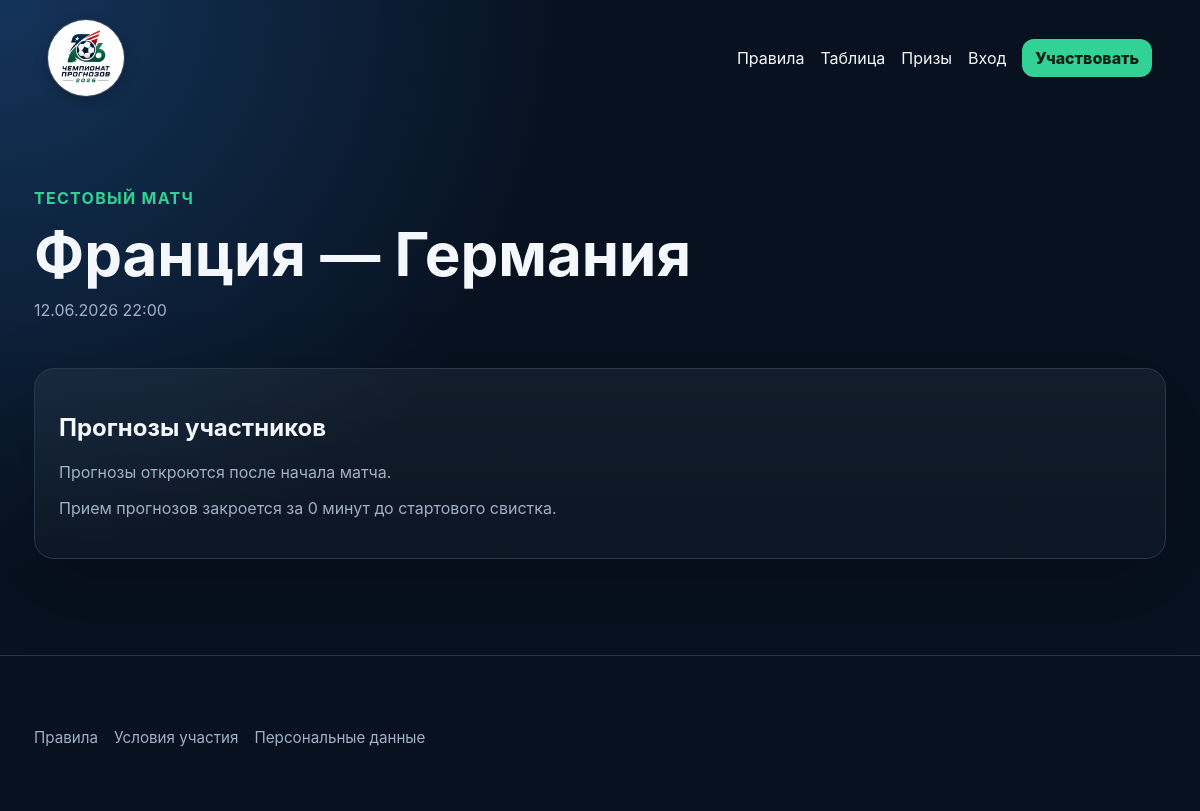
The page /match?id=2 on the database its author committed.
### tables this page shows
CREATE TABLE matches (
    id INT UNSIGNED AUTO_INCREMENT PRIMARY KEY,
    stage VARCHAR(120) NOT NULL,
    home_team_id INT UNSIGNED NOT NULL,
    away_team_id INT UNSIGNED NOT NULL,
    starts_at DATETIME NOT NULL,
    home_score TINYINT UNSIGNED NULL,
    away_score TINYINT UNSIGNED NULL,
    status ENUM('scheduled', 'live', 'finished') NOT NULL DEFAULT 'scheduled',
    created_at DATETIME NOT NULL,
    updated_at DATETIME NOT NULL,
    INDEX matches_starts_at_idx (starts_at),
    CONSTRAINT matches_home_team_fk FOREIGN KEY (home_team_id) REFERENCES teams(id),
    CONSTRAINT matches_away_team_fk FOREIGN KEY (away_team_id) REFERENCES teams(id)
);

CREATE TABLE teams (
    id INT UNSIGNED AUTO_INCREMENT PRIMARY KEY,
    name VARCHAR(120) NOT NULL UNIQUE,
    code VARCHAR(12) NULL UNIQUE,
    created_at DATETIME NOT NULL,
    updated_at DATETIME NOT NULL
);

### app/bootstrap.php (called while the page is built, shortened)
<?php
$config = require dirname(__DIR__) . '/config/config.php';
date_default_timezone_set($config['app']['timezone']);
function config(?string $key = null, $default = null)
{
    global $config;
    $value = $config;
    foreach (explode('.', $key) as $part) {
        if (!is_array($value) || !array_key_exists($part, $value)) {
            return $default;
        }
        $value = $value[$part];
    }
    return $value;
}
function db(): PDO
{
    static $pdo = null;
    if ($pdo instanceof PDO) {
        return $pdo;
    }
    $db = config('db');
    $dsn = sprintf(
        'mysql:host=%s;dbname=%s;charset=%s',
        $db['host'],
        $db['database'],
        $db['charset']
    );
    $pdo = new PDO($dsn, $db['username'], $db['password'], [
        PDO::ATTR_ERRMODE => PDO::ERRMODE_EXCEPTION,
        PDO::ATTR_DEFAULT_FETCH_MODE => PDO::FETCH_ASSOC,
        PDO::ATTR_EMULATE_PREPARES => false,
    ]);
    return $pdo;
}
function h(?string $value): string
{
    return htmlspecialchars((string) $value, ENT_QUOTES | ENT_SUBSTITUTE, 'UTF-8');
}
function view(string $template, array $data = []): void
{
    require dirname(__DIR__) . '/views/partials/layout.php';
}
require __DIR__ . '/domain.php';

### app/domain.php (called while the page is built, shortened)
<?php
function find_match(int $id): ?array
{
    $stmt = db()->prepare(
        "SELECT m.*, ht.name AS home_team, at.name AS away_team
         FROM matches m
         JOIN teams ht ON ht.id = m.home_team_id
         JOIN teams at ON at.id = m.away_team_id
         WHERE m.id = ?
         LIMIT 1"
    );
    $stmt->execute([$id]);
    return $stmt->fetch() ?: null;
}
function match_started(array $match): bool
{
    return time() >= strtotime($match['starts_at']);
}

### views/match.php (the view, shortened to what this page needs)
<section class="page-heading">
    <div>
        <p class="eyebrow"><?= h($match['stage']) ?></p>
        <h1><?= h($match['home_team']) ?> — <?= h($match['away_team']) ?></h1>
        <p class="muted"><?= h(date('d.m.Y H:i', strtotime($match['starts_at']))) ?></p>
    </div>
</section>
<section class="card">
    <h2>Прогнозы участников</h2>
    <?php if (!match_started($match)): ?>
        <p class="muted">Прогнозы откроются после начала матча.</p>
        <p class="muted">Прием прогнозов закроется за <?= (int) config('app.prediction_lock_minutes') ?> минут до стартового свистка.</p>
    <?php elseif (!$predictions): ?>
        <p class="muted">На этот матч пока нет прогнозов.</p>
    <?php endif; ?>
</section>

### public/assets/styles.css (style rules this page uses)
:root { --bg: #07111f; --panel: #111d2d; --panel-soft: #17263a; --text: #f4f7fb; --muted: #9fb0c7; --accent: #32d296; --accent-dark: #1ba673; --danger: #e85d75; --border: #26384f; }
* { box-sizing: border-box; }
body { margin: 0; background: radial-gradient(circle at top left, #14345a 0, var(--bg) 36rem); color: var(--text); font-family: Inter, system-ui, -apple-system, BlinkMacSystemFont, "Segoe UI", sans-serif; }
.hero, .page-heading { align-items: center; display: flex; gap: 2rem; justify-content: space-between; margin: 2rem 0; }
.hero h1, .page-heading h1 { font-size: clamp(2rem, 5vw, 4.5rem); line-height: 1; margin: .25rem 0 1rem; }
.eyebrow { color: var(--accent); font-weight: 700; letter-spacing: .08em; text-transform: uppercase; }
.card { background: linear-gradient(180deg, rgba(255,255,255,.05), rgba(255,255,255,.02)); border: 1px solid var(--border); border-radius: 1.25rem; box-shadow: 0 24px 80px rgba(0,0,0,.24); margin-bottom: 1.5rem; padding: 1.5rem; }
.muted { color: var(--muted); }

### rows shown on the page
matches: stage "ТЕСТОВЫЙ МАТЧ", home_team.name "Франция", away_team.name "Германия", starts_at "12.06.2026 22:00"

### other values the page prints
config('app.prediction_lock_minutes') "0"
